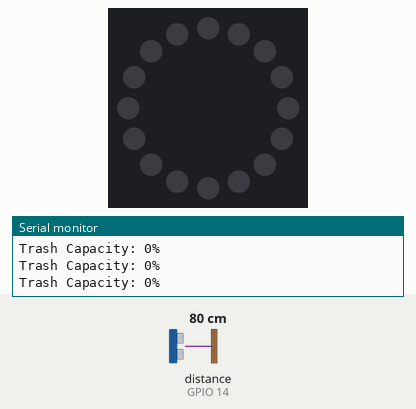
Recording of a sketch running on a simulated ESP32. Parts: 16 RGB LEDs in a ring, first at the top, clockwise, the last lines printed to the serial monitor. Wiring (inferred from the names in the program): ultrasonic range finder: trigger GPIO 12; echo GPIO 14. Inputs (shaded band) come from the test bench; at power-on: distance to the obstacle (sensor on GPIO 14) 80 cm. The echo pulse lasts 58.3 µs per cm; dim RGB values are drawn brighter than linear.

Above: at 1.3 s.
1.4 s: distance to the obstacle (sensor on GPIO 14) set to 2 cm
At 2.1 s:
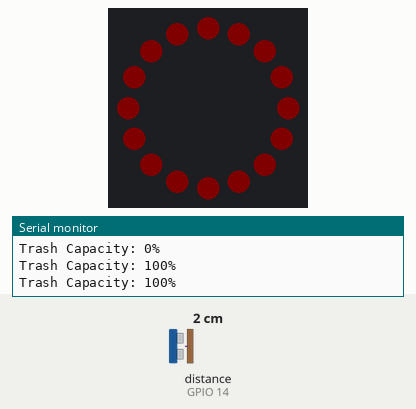
3.0 s: distance to the obstacle (sensor on GPIO 14) set to 9 cm
At 3.4 s:
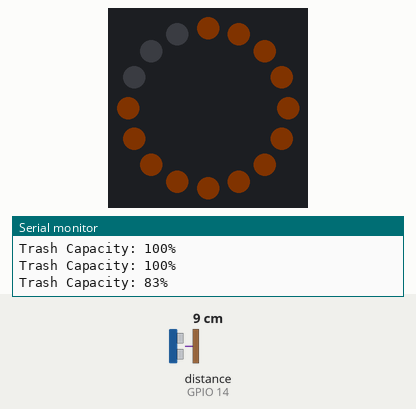
4.5 s: distance to the obstacle (sensor on GPIO 14) set to 18 cm
At 5.7 s:
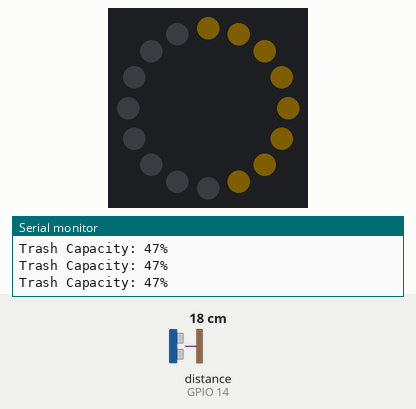
6.0 s: distance to the obstacle (sensor on GPIO 14) set to 4 cm
At 7.2 s:
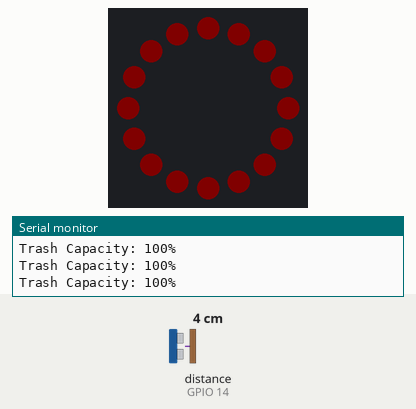
7.5 s: distance to the obstacle (sensor on GPIO 14) set to 35 cm
At 8.7 s:
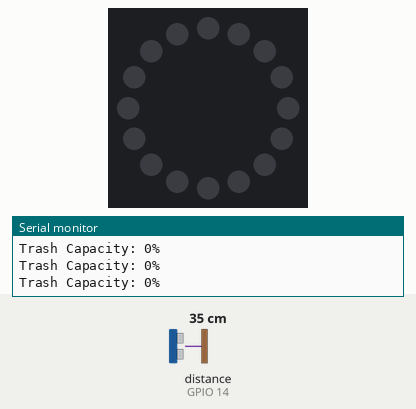
9.0 s: distance to the obstacle (sensor on GPIO 14) set to 27 cm
At 10.2 s:
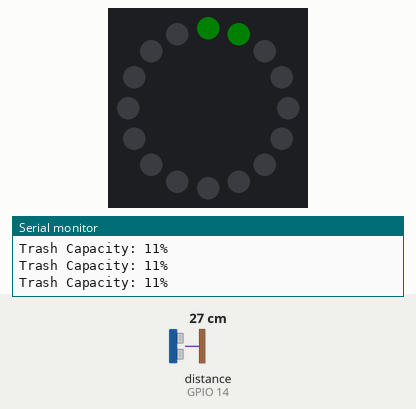
Timing chart, 0 to 11.5 s (numbered marks = the images above; inputs shaded):
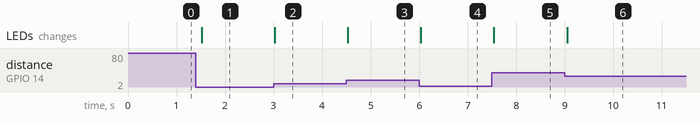

Measured:
- after the input at 1.4 s, the LEDs: change after 0.12 s (image 1)
- after the input at 3.0 s, the LEDs: change at once (image 2)
- after the input at 4.5 s, the LEDs: change at once (image 3)
- after the input at 6.0 s, the LEDs: change at once (image 4)
- after the input at 7.5 s, the LEDs: change at once (image 5)
- after the input at 9.0 s, the LEDs: change after 0.05 s (image 6)

The sketch:

SmartTrashCan.ino
```cpp
#include <Arduino.h>
#include <ESP32Servo.h>
#include <Adafruit_NeoPixel.h>

// Initializing ultrasonic sensor ids
#define FRONT_TRIG -1
#define FRONT_ECHO -1

#define INNER_TRIG 12
#define INNER_ECHO 14

// Initializing LED and Servo ids
#define NEOPIXEL_PIN 25
#define SERVO -1

const float EMPTY_DISTANCE = 30.0f;
const float FULL_DISTANCE = 5.0f;

Adafruit_NeoPixel ring = Adafruit_NeoPixel(16, NEOPIXEL_PIN, NEO_GRB + NEO_KHZ800); // 16 LEDs

void setup()
{
    Serial.begin(115200);
    pinMode(INNER_TRIG, OUTPUT);
    pinMode(INNER_ECHO, INPUT);
    digitalWrite(INNER_TRIG, LOW);

    ring.begin();
    ring.setBrightness(5);
    ring.clear();
    ring.show();
}

// read distance sensor, return in units of centimeters
float readDistance(int trig, int echo)
{
    digitalWrite(trig, LOW);
    delayMicroseconds(2);
    digitalWrite(trig, HIGH);
    delayMicroseconds(10); // 10us pulse to start sensing
    digitalWrite(trig, LOW);

    unsigned long timeout = micros() + 26233L; // timeout to prevent infinite loop
    while ((digitalRead(echo) == LOW) && (micros() < timeout))
        ;
    unsigned long start_time = micros();
    timeout = start_time + 26233L;
    while ((digitalRead(echo) == HIGH) && (micros() < timeout))
        ;
    unsigned long lapse = micros() - start_time;
    return lapse * 0.01716f;
}

int getCapacity()
{
    float distance = readDistance(INNER_TRIG, INNER_ECHO);

    if (distance < 0)
        return -1;

    float percentage = (EMPTY_DISTANCE - distance) / (EMPTY_DISTANCE - FULL_DISTANCE) * 100.0f;

    percentage = constrain(percentage, 0.0f, 100.0f);

    return static_cast<int>(percentage);
}

void updateLEDRing(float capacity)
{
    int numLEDs = round((capacity / 100.0f) * ring.numPixels());

    uint8_t red = 0;
    uint8_t green = 0;

    // sets to green
    if (capacity <= 30)
    {
        red = 0;
        green = 255;
    }
    // sets to yellow
    else if (capacity <= 65)
    {
        red = 200;
        green = 160;
    }
    // sets to orange
    else if (capacity <= 90)
    {
        red = 255;
        green = 90;
    }
    // sets to red
    else
    {
        red = 255;
        green = 0;
    }

    for (int i = 0; i < ring.numPixels(); i++)
    {
        if (i < numLEDs)
            ring.setPixelColor(i, ring.Color(red, green, 0));
        else
            ring.setPixelColor(i, 0);
    }

    ring.show();
}

void loop()
{
    int capacity = getCapacity();
    updateLEDRing(capacity);

    Serial.print("Trash Capacity: ");
    Serial.print(capacity);
    Serial.println("%");

    delay(500);
}
```
